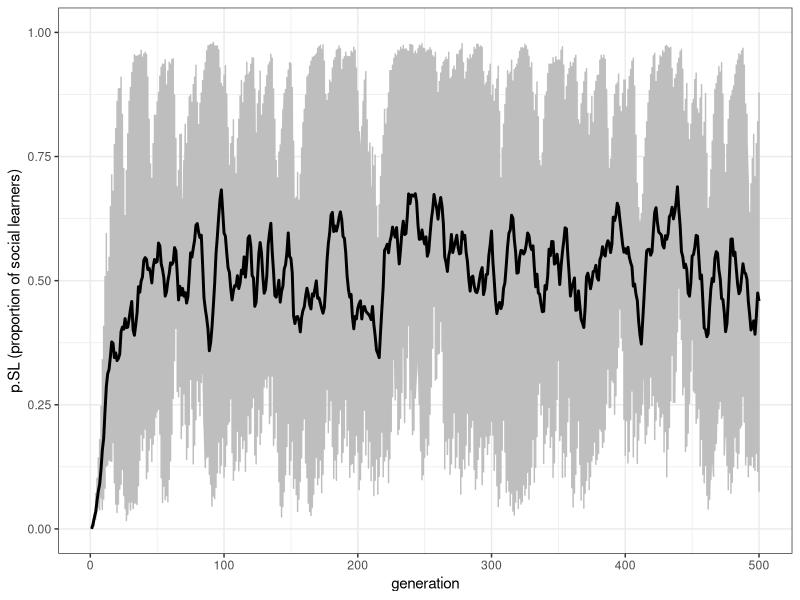
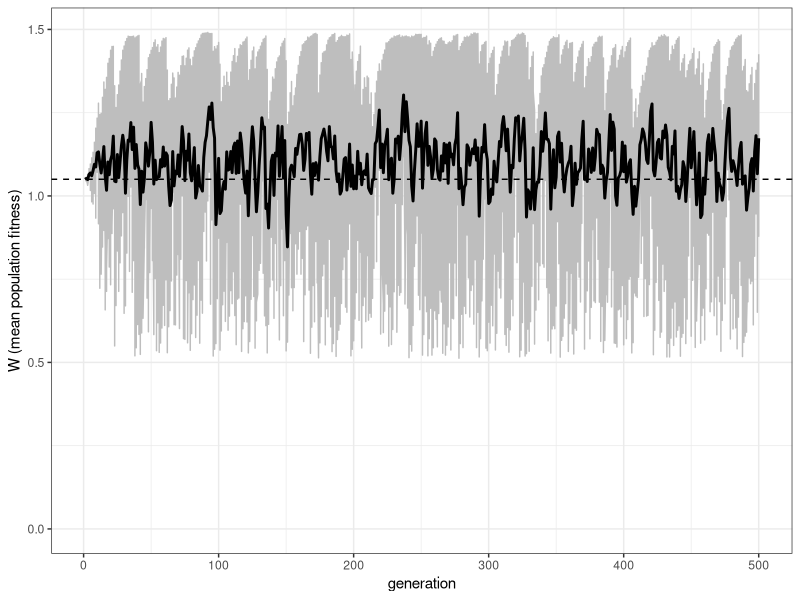
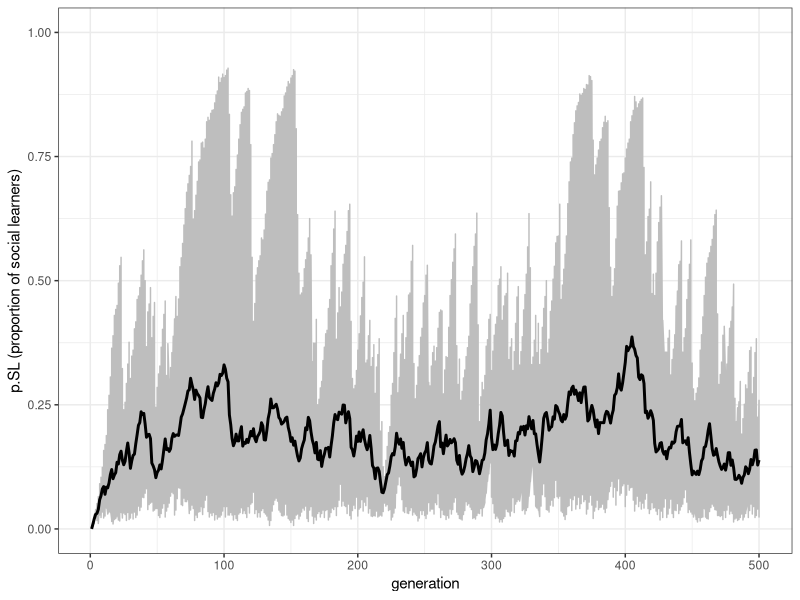
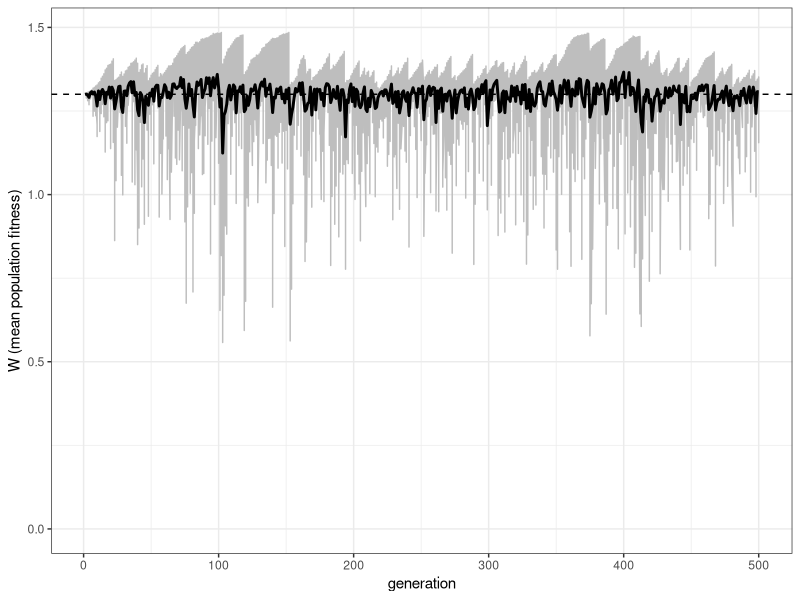
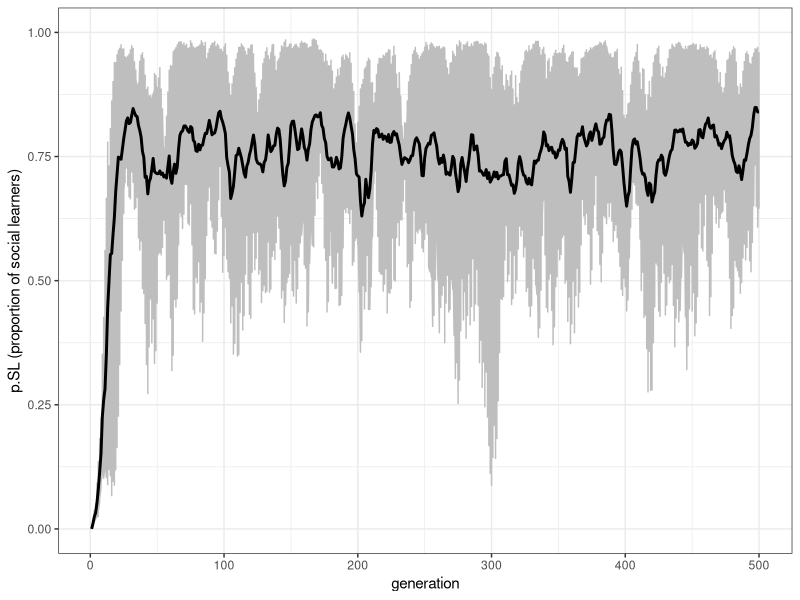
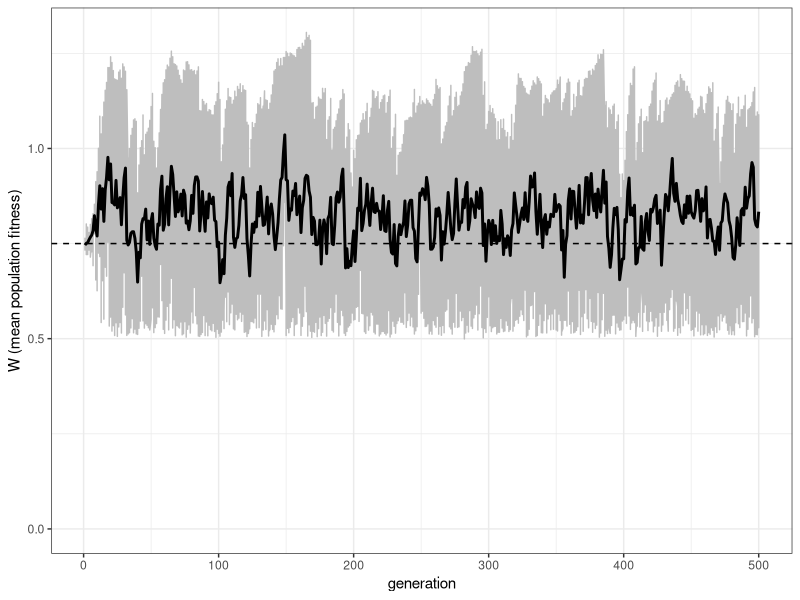
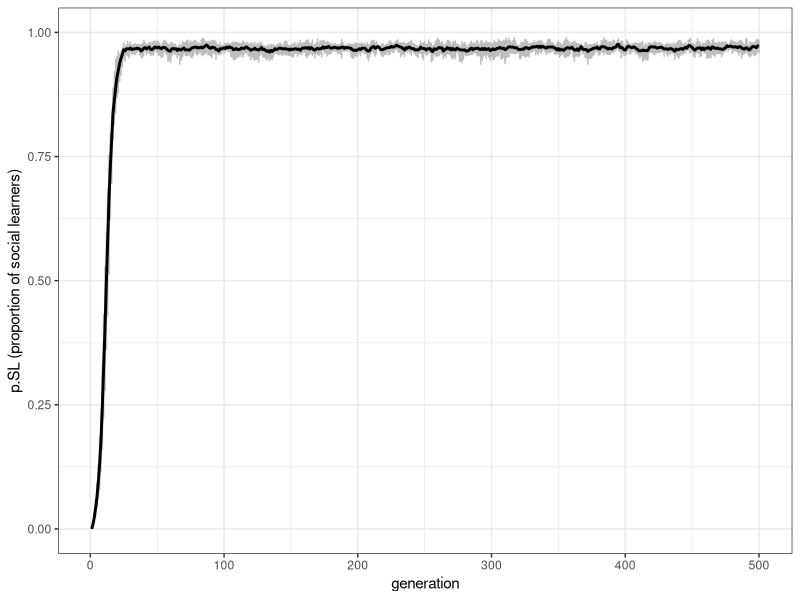
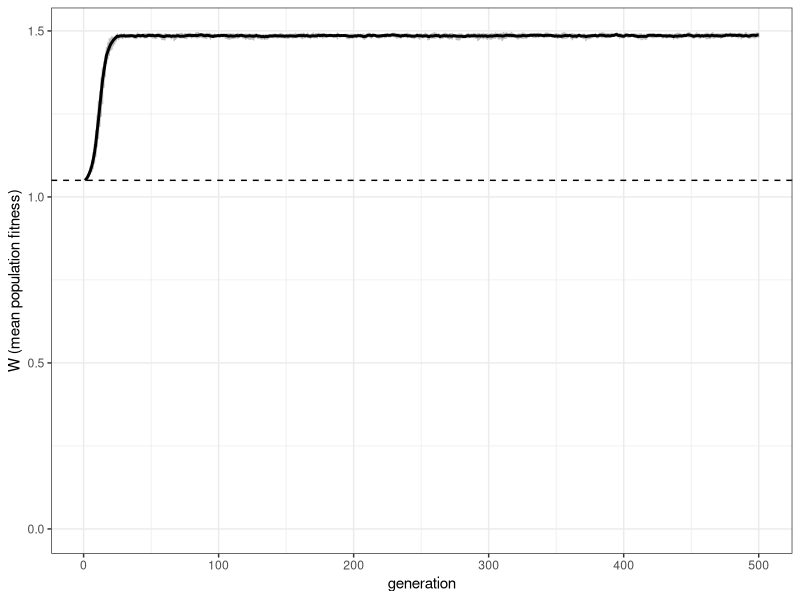

The R script that drew these images, in order:
## ---- chunk 1

library(tidyverse)
set.seed(111)

N <- 100
r_max <- 1
t_max <- 10

output <- tibble(generation = rep(1:t_max, r_max), run = as.factor(rep(1:r_max, each = t_max)), p.SL = as.numeric(rep(NA, t_max * r_max)), W = as.numeric(rep(NA, t_max * r_max)))

population <- tibble(learning = rep("individual", N), behaviour = rep(NA, N), fitness = rep(NA, N))

E <- 0

## ---- chunk 2

if (sum(population$learning == "social") > 0) {
  population$behaviour[population$learning == "social"] <- sample(previous_population$behaviour, sum(population$learning == "social"), replace = TRUE)
}

## ---- chunk 3

p <- 0.8

learn_correct <- sample(c(TRUE, FALSE), N, prob = c(p, 1 - p), replace = TRUE)
population$behaviour[learn_correct & population$learning == "individual"] <- E
population$behaviour[!learn_correct & population$learning == "individual"] <- E - 1

## ---- chunk 4

w <- 1
b <- 0.5
s <- 0
c <- 0.9

population$fitness <- w  # baseline fitness

# for individuals with behaviour matched to the environment, add b
population$fitness[population$behaviour == E] <- population$fitness[population$behaviour == E] + b  
# for individuals with behaviour not matched to the environment, subtract b
population$fitness[population$behaviour != E] <- population$fitness[population$behaviour != E] - b

# impose cost b*c on individual learners
population$fitness[population$learning == "individual"] <- population$fitness[population$learning == "individual"] - b*c  
# impose cost b*s on social learners
population$fitness[population$learning == "social"] <- population$fitness[population$learning == "social"] - b*s 

## ---- chunk 5

t <- 1
r <- 1

output[output$generation == t & output$run == r, ]$p.SL <- mean(population$learning == "social")
output[output$generation == t & output$run == r, ]$W <- mean(population$fitness)

## ---- chunk 6

mu <- 0.1

previous_population <- population
population$behaviour <- NA
population$fitness <- NA
      
# probability of individual learning in new generation (population) is proportional to the relative fitness of individual learners in the previous_population
      
# relative fitness of individual learners (if there are any)
if (sum(previous_population$learning == "individual") > 0) {
  fitness_IL <- sum(previous_population$fitness[previous_population$learning == "individual"]) / sum(previous_population$fitness)
} else {
  fitness_IL <- 0
}
produce_IL <- sample(c(TRUE, FALSE), N, prob = c(fitness_IL, 1 - fitness_IL), replace = TRUE)
      
# also add mutation, chance of switching learning types
mutation <- sample(c(TRUE, FALSE), N, prob = c(mu, 1 - mu), replace = TRUE)
      
# if parent is an individual learner and no mutation, then they're an ind learner
population$learning[produce_IL & !mutation] <- "individual"  
# if parent is a social learner and no mutation, then they're a social learner
population$learning[!produce_IL & !mutation] <- "social"  
# if parent is an individual learner plus mutation, then they're a social learner
population$learning[produce_IL & mutation] <- "social"  
# if parent is a social learner plus mutation, then they're an ind learner
population$learning[!produce_IL & mutation] <- "individual"  

## ---- chunk 7

u <- 0.1

if (runif(1) < u) E <- E + 1

## ---- chunk 8

rogers_model <- function(N, t_max, r_max, w = 1, b = 0.5, c, s = 0, mu, p, u) {
  
  # check parameters, to avoid negative fitnesses
  if (b*(1+c) > 1 || b*(1+s) > 1) {
    stop("Invalid parameter values: ensure b*(1+c) < 1 and b*(1+s) < 1")
  }
  
  # create output tibble
  # p.SL is the proportion of social learners in the population and W is the population mean fitness
  output <- tibble(generation = rep(1:t_max, r_max), run = as.factor(rep(1:r_max, each = t_max)), p.SL = as.numeric(rep(NA, t_max * r_max)), W = as.numeric(rep(NA, t_max * r_max)))
  
  for (r in 1:r_max) {
    
    # create a population of individuals
    # learning type is 'individual' or 'social' (initially all 'individual')
    # behaviour is indexed by an integer, which may or may not match the environment
    # fitness is the individual's fitness, given their learning type, behaviour and the environment
    population <- tibble(learning = rep("individual", N), behaviour = rep(NA, N), fitness = rep(NA, N))
    
    # initialise the environment
    E <- 0
    
    for (t in 1:t_max) {
      
      # 1. social learners copy the behaviour of a randomly chosen member of the previous generation
      if (sum(population$learning == "social") > 0) {
        population$behaviour[population$learning == "social"] <- sample(previous_population$behaviour, sum(population$learning == "social"), replace = TRUE)
      }
      
      # 2. individual learners learn the correct behaviour (E) with probability p
      # otherwise they learn the incorrect behaviour (E - 1)
      learn_correct <- sample(c(TRUE, FALSE), N, prob = c(p, 1 - p), replace = TRUE)
      population$behaviour[learn_correct & population$learning == "individual"] <- E
      population$behaviour[!learn_correct & population$learning == "individual"] <- E - 1
      
      # 3. get fitnesses
      population$fitness <- w  # baseline fitness
      # for individuals with behaviour matched to the environment, add b
      population$fitness[population$behaviour == E] <- population$fitness[population$behaviour == E] + b  
      # for individuals with behaviour not matched to the environment, subtract b
      population$fitness[population$behaviour != E] <- population$fitness[population$behaviour != E] - b
      # impose cost b*c on individual learners
      population$fitness[population$learning == "individual"] <- population$fitness[population$learning == "individual"] - b*c  
      # impose cost b*s on social learners
      population$fitness[population$learning == "social"] <- population$fitness[population$learning == "social"] - b*s 
      
      # 4. store population characteristics in output
      output[output$generation == t & output$run == r, ]$p.SL <- mean(population$learning == "social")
      output[output$generation == t & output$run == r, ]$W <- mean(population$fitness)
      
      # 5. reproduction
      previous_population <- population
      population$behaviour <- NA
      population$fitness <- NA
      
      # probability of individual learning in new generation (population) is proportional to the relative fitness of individual learners in the previous_population
      
      # relative fitness of individual learners (if there are any)
      if (sum(previous_population$learning == "individual") > 0) {
        fitness_IL <- sum(previous_population$fitness[previous_population$learning == "individual"]) / sum(previous_population$fitness)
      } else {
        fitness_IL <- 0
      }
      produce_IL <- sample(c(TRUE, FALSE), N, prob = c(fitness_IL, 1 - fitness_IL), replace = TRUE)
      
      # also add mutation, chance of switching learning types
      mutation <- sample(c(TRUE, FALSE), N, prob = c(mu, 1 - mu), replace = TRUE)
      
      # if parent is an individual learner and no mutation, then they're an ind learner
      population$learning[produce_IL & !mutation] <- "individual"  
      # if parent is a social learner and no mutation, then they're a social learner
      population$learning[!produce_IL & !mutation] <- "social"  
      # if parent is an individual learner plus mutation, then they're a social learner
      population$learning[produce_IL & mutation] <- "social"  
      # if parent is a social learner plus mutation, then they're an ind learner
      population$learning[!produce_IL & mutation] <- "individual"  
      
      # 6. potential environmental change
      # increment the environmental state with probability u
      if (runif(1) < u) E <- E + 1
      
    }
  }
  output
}

## ---- chunk 9

data_model <- rogers_model(N = 1000, t_max = 500, r_max = 10, c = 0.9, mu = 0.01, p = 1, u = 0.2)

## ---- chunk 10

plot_p.SL <- function(data_model) {
  ggplot(data = data_model, aes(y = p.SL, x = generation)) +
    geom_line(col = "grey") +
    stat_summary(fun.y = mean, geom = "line", size = 1) +
    ylim(c(0, 1)) +
    theme_bw() +
    labs(y = "p.SL (proportion of social learners)")
}

plot_p.SL(data_model)

## ---- chunk 11

plot_W <- function(data_model, w=1, b=0.5, c, p) {
  ggplot(data = data_model, aes(y = W, x = generation)) +
    geom_line(col = "grey") +
    stat_summary(fun.y = mean, geom = "line", size = 1) +
    geom_hline(yintercept = w + b*(2*p - c - 1), linetype = 2) +
    ylim(c(0, NA)) +
    theme_bw() +
    labs(y = "W (mean population fitness)")
}

plot_W(data_model, c = 0.9, p = 1)

## ---- chunk 12

data_model <- rogers_model(N = 1000, t_max = 500, r_max = 10, c = 0.4, mu = 0.01, p = 1, u = 0.2)
plot_p.SL(data_model)
plot_W(data_model, c = 0.4, p = 1)

## ---- chunk 13

data_model <- rogers_model(N = 1000, t_max = 500, r_max = 10, c = 0.9, mu = 0.01, p = 0.7, u = 0.2)
plot_p.SL(data_model)
plot_W(data_model, c = 0.9, p = 0.7)

## ---- chunk 14

data_model <- rogers_model(N = 1000, t_max = 500, r_max = 10, c = 0.9, mu = 0.01, p = 1, u = 0.0)
plot_p.SL(data_model)
plot_W(data_model, c = 0.9, p = 1)

